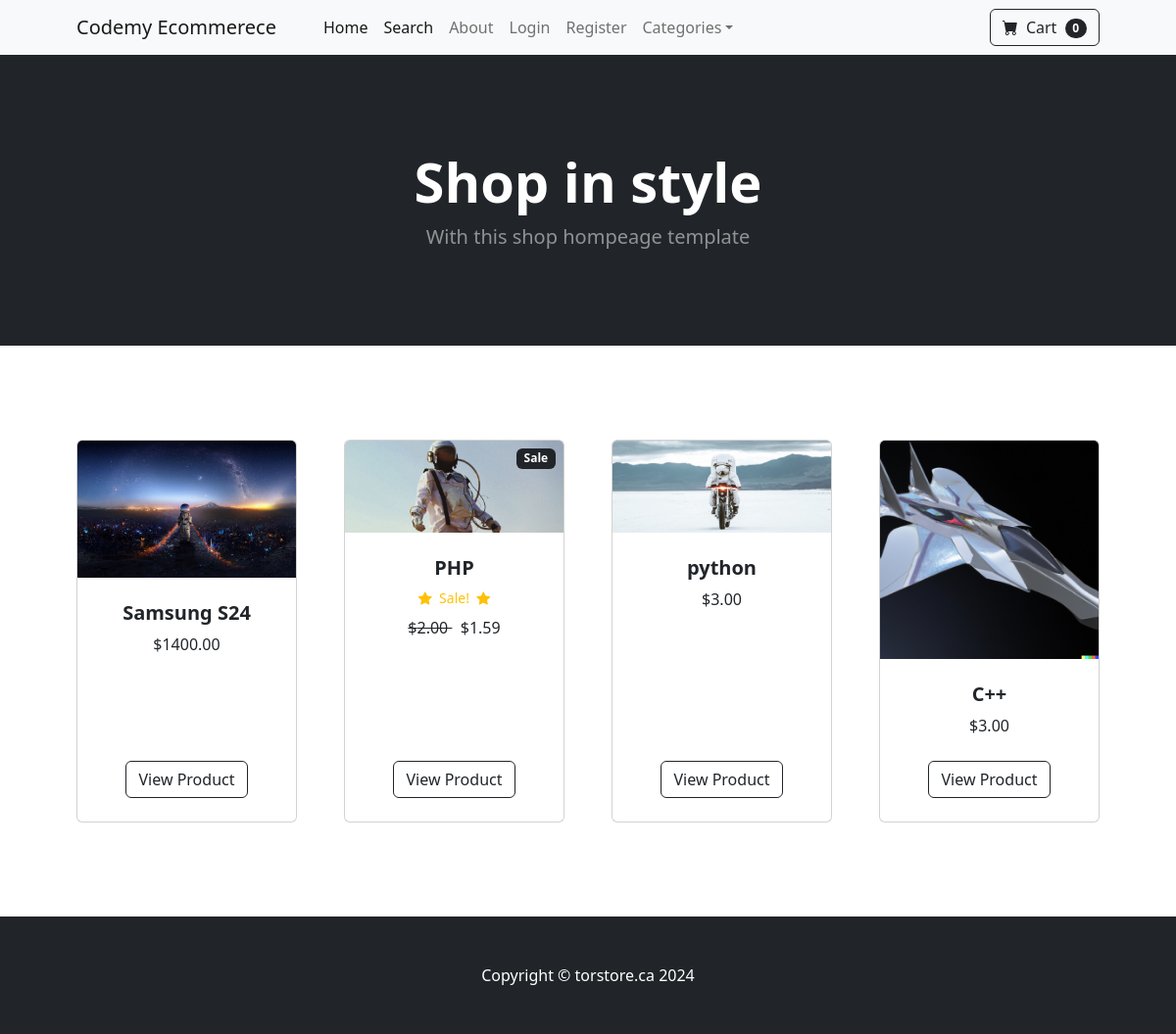
The page / on the database its author committed.
### store/models.py (models this page shows, shortened)
class Product(models.Model):
    name = models.CharField(max_length=100)
    price = models.DecimalField(default=0, decimal_places=2, max_digits=6)
    category = models.ForeignKey(Category, on_delete=models.CASCADE, default=1)
    description = models.CharField(max_length=250, default='', blank=True, null=True)
    image = models.ImageField(upload_to='uploads/product/')
    is_sale = models.BooleanField(default=False)
    sale_price = models.DecimalField(default=0, decimal_places=2, max_digits=6)

### store/views.py (the view)
# urls.py: 2. Add a URL to urlpatterns:  path('', views.home, name='home')
def home(request):
    products = Product.objects.all()
    return render(request, 'home.html', {'products':products})

### cart/cart.py (called while the page is built)
    def __len__(self):
        return len(self.cart)

### cart/context_processors.py (called while the page is built)
def cart(request):
    return {'cart': Cart(request)}

### store/templates/home.html
{% extends 'base.html' %} {% block content %}
<header class="bg-dark py-5">
	<div class="container px-4 px-lg-5 my-5">
		<div class="text-center text-white">
			<h1 class="display-4 fw-bolder">Shop in style</h1>
			<p class="lead fw-normal text-white-50 mb-0">
				With this shop hompeage template
			</p>
		</div>
	</div>
</header>
<section class="py-5">
	<div class="container px-4 px-lg-5 mt-5">
		<div
			class="row gx-4 gx-lg-5 row-cols-2 row-cols-md-3 row-cols-xl-4 justify-content-center"
		>
			{% for product in products %} {% if product.is_sale %}
			<div class="col mb-5">
				<div class="card h-100">
					<div
						class="badge bg-dark text-white position-absolute"
						style="top: 0.5rem; right: 0.5rem"
					>
						Sale
					</div>
					<img class="card-img-top" src="{{ product.image.url }}" alt="..." />
					<div class="card-body p-4">
						<div class="text-center">
							<h5 class="fw-bolder">{{ product.name }}</h5>
							<div
								class="d-flex justify-content-center small text-warning mb-2"
							>
								<div class="bi-star-fill"></div>
								&nbsp;&nbsp;Sale!&nbsp;&nbsp;
								<div class="bi-star-fill"></div>
							</div>
							<strike> ${{ product.price}} </strike>
							&nbsp; ${{ product.sale_price}}
						</div>
					</div>
					<div class="card-footer p-4 pt-0 border-top-0 bg-transparent">
						<div class="text-center">
							<a
								class="btn btn-outline-dark mt-auto"
								href="{% url 'product' product.id %}"
								>View Product</a
							>
						</div>
					</div>
				</div>
			</div>
			{% else %}
			<div class="col mb-5">
				<div class="card h-100">
					<img class="card-img-top" src="{{ product.image.url }}" alt="..." />
					<div class="card-body p-4">
						<div class="text-center">
							<h5 class="fw-bolder">{{ product.name }}</h5>
							${{ product.price}}
						</div>
					</div>
					<div class="card-footer p-4 pt-0 border-top-0 bg-transparent">
						<div class="text-center">
							<a
								class="btn btn-outline-dark mt-auto"
								href="{% url 'product' product.id %}"
								>View Product</a
							>
						</div>
					</div>
				</div>
			</div>
			{% endif %} {% endfor %}
		</div>
	</div>
</section>
{% endblock content %}

### store/templates/base.html (shortened to what this page needs)
{% load static %}
<!DOCTYPE html>
<html lang="en">
	<head>
		<link
			href="https://cdn.jsdelivr.net/npm/bootstrap-icons@1.5.0/font/bootstrap-icons.css"
			rel="stylesheet"
		/>
		<link href=" {% static 'css/styles.css' %}" rel="stylesheet" />
	</head>
	<body>
		{% include 'navbar.html' %}  {% block content %} {% endblock %}
		<footer class="py-5 bg-dark">
			<div class="container">
				<p class="m-0 text-center text-white">
					Copyright &copy; torstore.ca 2024
				</p>
			</div>
		</footer>
	</body>
</html>

### store/templates/navbar.html (shortened to what this page needs)
<nav class="navbar navbar-expand-lg navbar-light bg-light">
	<div class="container px-4 px-lg-5">
		<a class="navbar-brand" href="{% url 'home' %}">Codemy Ecommerece</a>
		<div class="collapse navbar-collapse" id="navbarSupportedContent">
			<ul class="navbar-nav me-auto mb-2 mb-lg-0 ms-lg-4">
				<li class="nav-item">
					<a class="nav-link active" aria-current="page" href="{% url 'home' %}"
						>Home</a
					>
				</li>
				<li class="nav-item">
					<a class="nav-link active" aria-current="page" href="{% url 'search' %}"
						>Search</a
					>
				</li>
				<li class="nav-item">
					<a class="nav-link" href="{% url 'about' %}">About</a>
				</li>
				{% if user.is_authenticated %}
				<li class="nav-item dropdown">
					<a
						class="nav-link dropdown-toggle"
						id="navbarDropdown"
						href="#"
						role="button"
						data-bs-toggle="dropdown"
						aria-expanded="false"
						>Profile</a
					>
					<ul class="dropdown-menu" aria-labelledby="navbarDropdown">
						<li>
							<a class="dropdown-item" href="{% url 'update_user' %}">User Profile</a>
						</li>
						<li><hr class="dropdown-divider" /></li>
						<li>
							<a
								class="dropdown-item"
								href="{% url 'update_info' %}"
								>User Information</a
							>
						</li>
					</ul>
				</li>
				<li class="nav-item">
					<a class="nav-link" href="{% url 'logout' %}">Logout</a>
				</li>
				{% else %}
				<li class="nav-item">
					<a class="nav-link" href="{% url 'login' %}">Login</a>
				</li>
				<li class="nav-item">
					<a class="nav-link" href="{% url 'register' %}">Register</a>
				</li>
				{% endif %}
				<li class="nav-item dropdown">
					<a
						class="nav-link dropdown-toggle"
						id="navbarDropdown"
						href="#"
						role="button"
						data-bs-toggle="dropdown"
						aria-expanded="false"
						>Categories</a
					>
				</li>
			</ul>
			<form class="d-flex">
				<a href="{% url 'cart_summary' %}" class="btn btn-outline-dark">
					<i class="bi-cart-fill me-1"></i>
					Cart
					<span
						class="badge bg-dark text-white ms-1 rounded-pill"
						id="cart_quantity"
					> {{ cart|length }}
					</span>
				</a>
			</form>
		</div>
	</div>
</nav>

### rows shown on the page
Product: image (picture), name "Samsung S24", price "1400.00"
Product: image (picture), name "PHP", price "2.00", sale_price "1.59"
Product: image (picture), name "python", price "3.00"
Product: image (picture), name "C++", price "3.00"

### other values the page prints
{{ cart|length }} "0"
